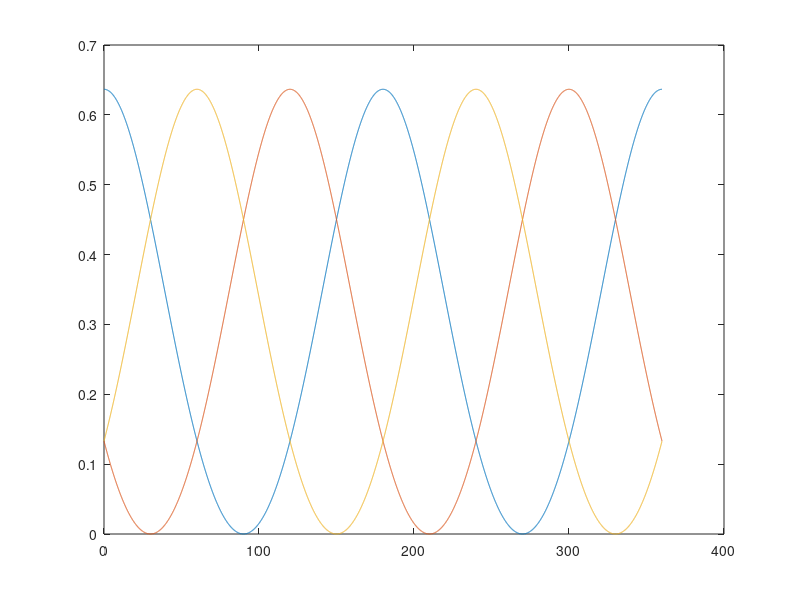
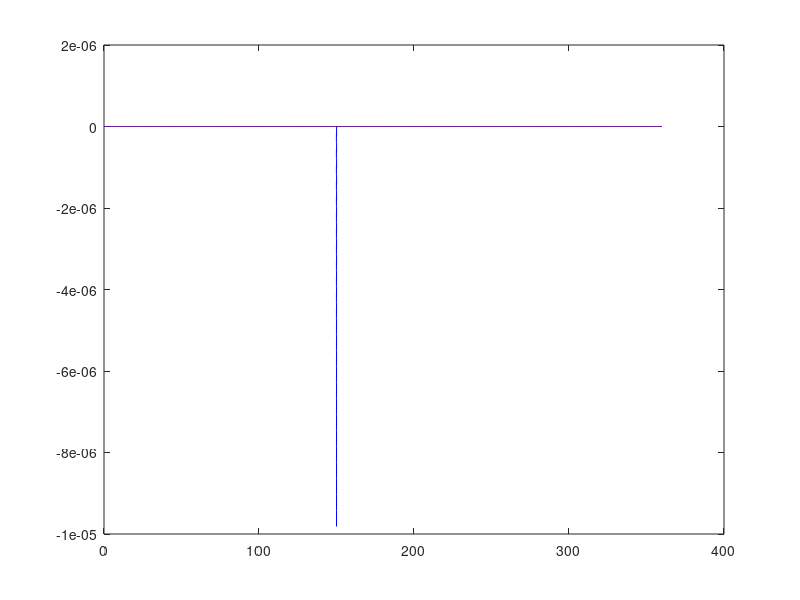
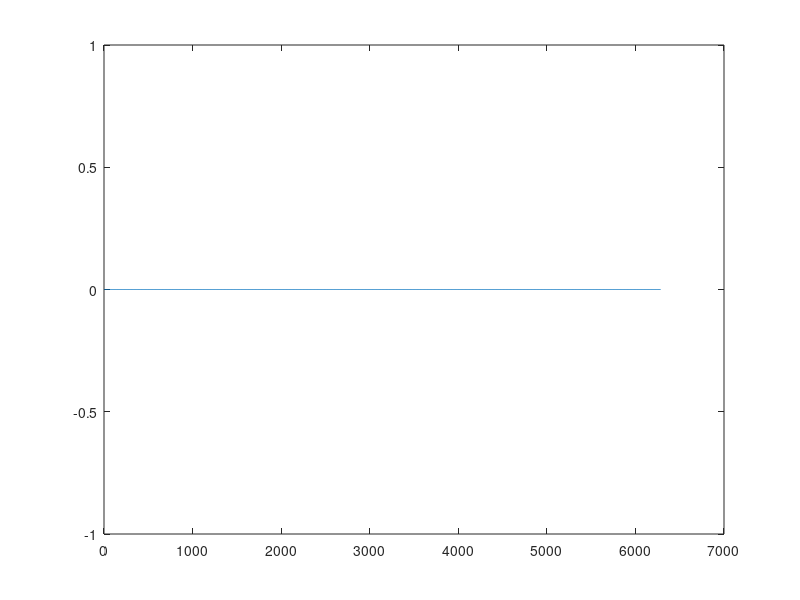

MATLAB code to generate these figures, in order: (Note: this script raises an error after producing the figures.)
close all;
m=1;

theta_f1=0:0.001:2*pi;
n=0;
D1=(1+m*sin(theta_f1)+(n/6)*sawtooth(3*theta_f1+pi/2,1/2))/2;

S1=(2/pi)*sin(pi*(D1));
theta_f2=theta_f1-2*pi/3;
D2=(1+m*sin(theta_f2)+(n/6)*sawtooth(3*theta_f2+pi/2,1/2))/2;
S2=(2/pi)*sin(pi*(D2));

theta_f3=theta_f1+2*pi/3;
D3=(1+m*sin(theta_f3)+(n/6)*sawtooth(3*theta_f3+pi/2,1/2))/2;
S3=(2/pi)*sin(pi*(D3));

figure();
plot(theta_f1*180/pi,S1);
hold on;
plot(theta_f1*180/pi,S2);
hold on;
plot(theta_f1*180/pi,S3);
max((+S1+S2)-S3)
% figure();
% plot(theta_f1*180/pi,S1-abs(2*S2-S3),'r');
% hold on;
% yline(0,'LineWidth',5,'Color','k')
% figure();
% plot(theta_f1*180/pi,S1+abs(2*S2-S3),'b');
% yline(0,'LineWidth',5,'Color','k')


%%
theta_x=[];
alpha_x=[];
beta_x=[];
for ix=1:length(S1)

A=S1(ix);
B= S2(ix);
C=S3(ix);
D=0.95;

if B-C ~= 0
    if D >= A-abs(B-C) && D <= A+abs(B-C)
     theta =acos((A^2-(B-C)^2+D^2)/(2*A*D));
    else
        theta=0;
    end
else
    
    theta=0;

end
    
XE=D*cos(theta);
YE=D*sin(theta);


alpha=2*atan((((8*B^2*C*YE)/((A^2 - 2*A*XE - B^2 + 2*B*C - C^2 + XE^2 + YE^2)*(A^2 - 2*A*B - 2*A*XE + B^2 + 2*B*XE - C^2 + XE^2 + YE^2)) + (4*B*C*((A^2 - 2*A*XE - B^2 + 2*B*C - C^2 + XE^2 + YE^2)*(- A^2 + 2*A*XE + B^2 + 2*B*C + C^2 - XE^2 - YE^2))^(1/2))/((A^2 - 2*A*XE - B^2 + 2*B*C - C^2 + XE^2 + YE^2)*(A^2 - 2*A*B - 2*A*XE + B^2 + 2*B*XE - C^2 + XE^2 + YE^2)))*(A^2 - 2*A*XE - B^2 + 2*B*C - C^2 + XE^2 + YE^2))/(4*B*C));
beta= -2*atan(((A^2 - 2*A*XE - B^2 + 2*B*C - C^2 + XE^2 + YE^2)*(- A^2 + 2*A*XE + B^2 + 2*B*C + C^2 - XE^2 - YE^2))^(1/2)/(A^2 - 2*A*XE - B^2 + 2*B*C - C^2 + XE^2 + YE^2));

theta_x=[theta_x, theta];
alpha_x=[alpha_x, alpha];
beta_x=[beta_x, beta];


end

figure();
plot(theta_f1*180/pi,theta_x*180/pi);
hold on;
plot(theta_f1*180/pi,alpha_x*180/pi,'Color','r','LineStyle','-');
hold on;
plot(theta_f1*180/pi,beta_x*180/pi,'Color','b','LineStyle','--');

figure();
plot(isnan(alpha_x))

%%

XE_1 = real(A*cos(alpha));
YE_1 = real(A*sin(alpha));

XE_2 = real(A*cos(alpha)+B*cos(alpha+beta));
YE_2 = real(A*sin(alpha)+B*sin(alpha+beta));

XE_3 = real(A*cos(alpha) + B*cos(alpha+beta) + C*cos(alpha+beta+gamma));
YE_3 = real(A*sin(alpha) + B*sin(alpha+beta) + C*sin(alpha+beta+gamma));

figure1 = figure('Position', [0 0 400 300]);
axes1 = axes('Parent',figure1);
hold(axes1,'on');

p1 = [0 0];                         % First Point
p2 = [XE_1 YE_1];                         % Second Point
dp = p2-p1;                         % Difference
h=quiver(p1(1),p1(2),dp(1),dp(2),0,'Color',[0.5 0 0],'LineWidth',2)
set(h,'MaxHeadSize',0.3,'AutoScaleFactor',1);
hold on;
p1 = [XE_1 YE_1];                           % First Point
p2 = [XE_2 YE_2];                         % Second Point
dp = p2-p1;        % Difference

h=quiver(p1(1),p1(2),dp(1),dp(2),0,'Color',[0 0.5 0],'LineWidth',2)
set(h,'MaxHeadSize',0.3,'AutoScaleFactor',1);
hold on;
p1 = [XE_2 YE_2];                           % First Point
p2 = [XE_3 YE_3];                         % Second Point
dp = p2-p1;                         % Difference
h=quiver(p1(1),p1(2),dp(1),dp(2),0,'Color',[0 0 0.5],'LineWidth',2)
hold on;
set(h,'MaxHeadSize',100,'AutoScaleFactor',1);
plot([0 XE_3],[0 YE_3],'k--','LineWidth',2)

% hold on;
% p1 = [0 0];                           % First Point
% p2 = [XE_3 YE_3];                         % Second Point
% dp = p2-p1;                         % Difference
% quiver(p1(1),p1(2),dp(1),dp(2),0,'Color','k','LineWidth',2,'LineStyle','--')
axis equal


%%
y=0;

r=abs(B-C);

x=A;

ang=0:0.01:2*pi; 

xp1=r*cos(ang);
yp1=r*sin(ang);

plot(x+xp1,y+yp1,'k');


r=abs(B+C);

x=A;


xp2=r*cos(ang);
yp2=r*sin(ang);
plot(x+xp2,y+yp2,'k');

% fill([x+xp1 flip(x+xp2)],[yp1 flip(yp2)],'Color','g')

patch('Parent',axes1, 'XData', [x+xp1 flip(x+xp2)],'YData', [yp1 flip(yp2)],'FaceColor',[0.6 0 0.6],...
    'EdgeColor','none','FaceAlpha',0.1)

box(axes1,'on');
hold(axes1,'off');


grid on;
xlim([A-B-C B+C+A])
ylim([-B-C B+C])

ylabel({'$\hat{S}_{{ABC}_{f_s}} sin(\phi)$'},'interpreter','latex','FontName','Times New Roman',...
    'FontSize',20);

% Create xlabel
xlabel({'$\hat{S}_{{ABC}_{f_s}} cos(\phi)$'},'interpreter','latex','FontName','Times New Roman',...
    'FontSize',20);


